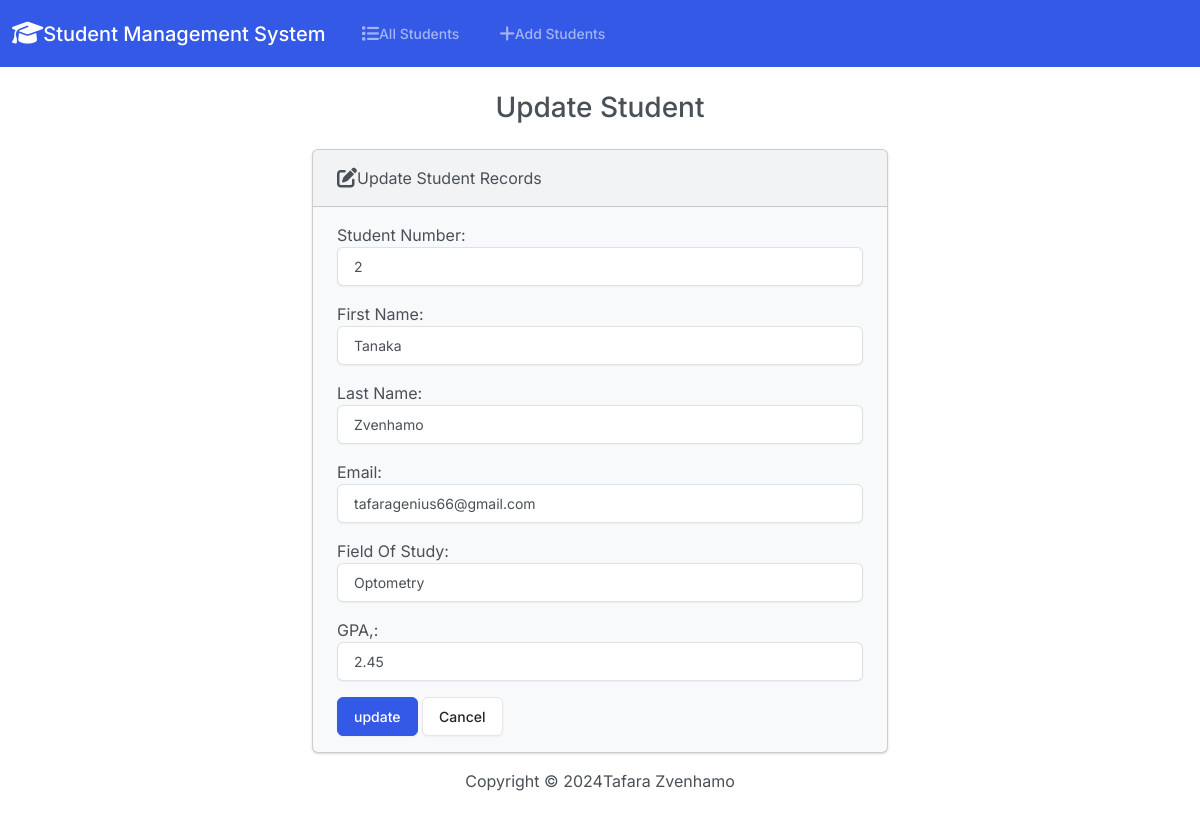
Before: /edit/2 with the older database file.
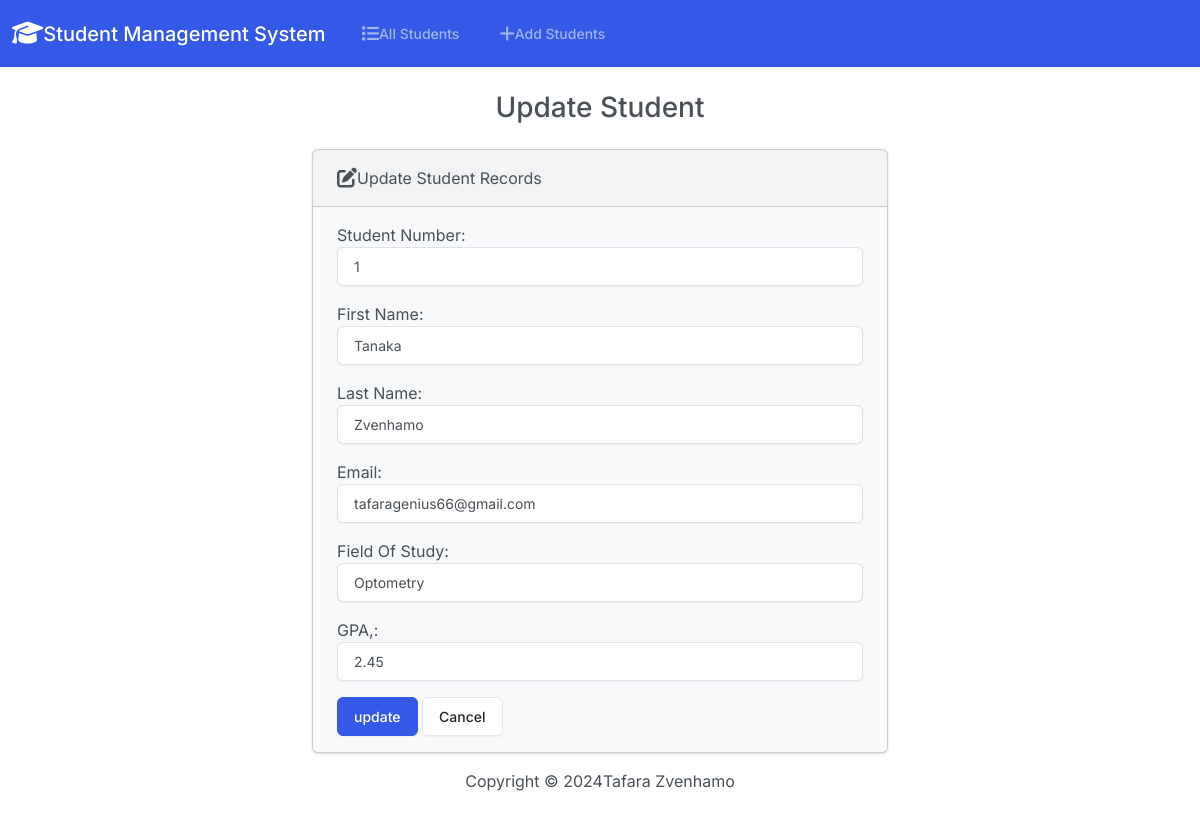
After: the same page with the newer database file.
### students/models.py (models this page shows, shortened)
class student(models.Model):
    student_number = models.PositiveIntegerField()
    first_name = models.CharField(max_length = 50)
    last_name = models.CharField(max_length = 50)
    email = models.EmailField(max_length = 100)
    field_of_study = models.CharField(max_length=50)
    gpa = models.FloatField()

### students/views.py (the view)
# urls.py: path('edit/<int:id>', views.edit, name = 'edit'),
def edit(request, id):
    Student = get_object_or_404(student, pk=id)  # Use get_object_or_404 for better error handling
    if request.method == 'POST':
        form = studentform(request.POST, instance=Student)
        if form.is_valid():
            form.save()
            return render(request, 'edit.html', {
                'form': form,
                'success': True
            })
    else:
        form = studentform(instance=Student)
    return render(request, 'edit.html', {
        'form': form
    })

### students/forms.py
class studentform(forms.ModelForm):
    class Meta:
        model = student
        fields = ['student_number', 'first_name', 'last_name', 'email', 'field_of_study', 'gpa']
        labels = {
            'student_number' : 'Student Number',
            'first_name' : 'First Name',
            'last_name' : 'Last Name',
            'email' : 'Email',
            'field_of_study' : 'Field Of Study',
            'gpa' : 'GPA,'
        }
        widgets = {
            'student_number': forms.NumberInput(attrs={'class': 'form-control'}),
            'first_name': forms.TextInput(attrs={'class': 'form-control'}),
            'last_name': forms.TextInput(attrs={'class': 'form-control'}),
            'email': forms.EmailInput(attrs={'class': 'form-control'}),
            'field_of_study': forms.TextInput(attrs={'class': 'form-control'}),
            'gpa': forms.NumberInput(attrs={'class': 'form-control'}),
        }

### students/templates/edit.html (shortened to what this page needs)
{% extends 'base.html' %}
{% block body %}
    <h3 class = 'text-center m-4'>Update Student</h3>
    {% if success %}
        <div class = 'alert alert-success' role = 'alert'>
            The Student updated successfully.
            <a href = '{% url 'index' %}' class = 'alert-link'>Go to Home Page.</a>
        </div>
    {% else %}
        <div class = 'row justify-content-center'>
            <div class = 'col-6'>
                <div class="card bg-light mb-3">
                    <div class="card-header">
                        <i class="fa-solid fa-pen-to-square fa-lg"></i>Update Student Records
                    </div>
                    <div class="card-body">
                      <form action="" method = 'POST'>
                        {{ form.as_p }}
                        <button type = 'submit' class = 'btn btn-primary'>update</button>
                        <a href = '{% url 'index' %}' class = 'btn btn-secondary'>Cancel</a>
                      </form>
                    </div>
                  </div>
            </div>
        </div>
    {% endif %}
{% endblock %}

Changed rows visible on the page:
changed student "Tanaka": student_number "2" → "1"
